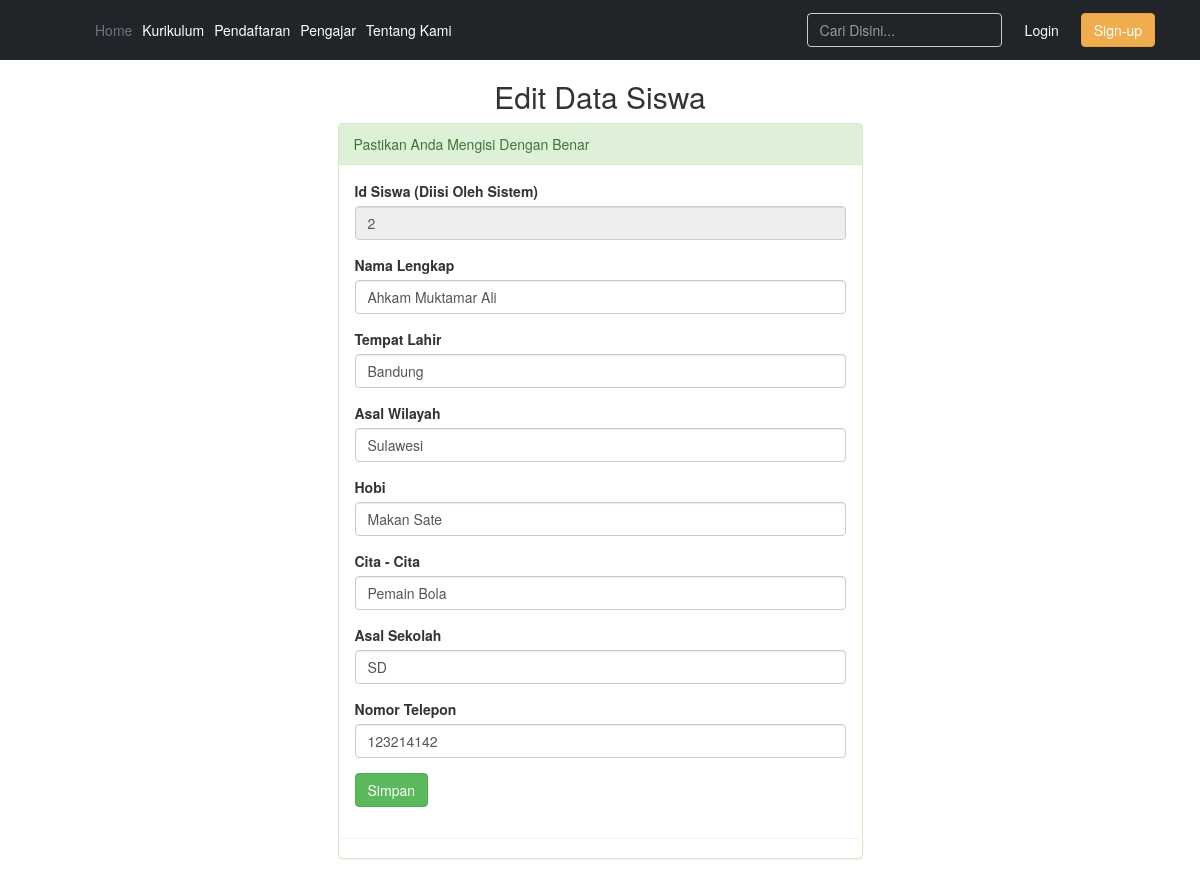
Page /proses/edit.php?id=2 on the committed database.
### tables this page shows
CREATE TABLE `pendaftaran` (
  `id` int(11) NOT NULL,
  `nama` varchar(255) NOT NULL,
  `tempatlahir` varchar(255) NOT NULL,
  `asal` varchar(255) NOT NULL,
  `hobi` varchar(255) NOT NULL,
  `citacita` varchar(255) NOT NULL,
  `asalsekolah` varchar(10) NOT NULL,
  `telepon` varchar(13) NOT NULL
);

### proses/edit.php (the view, shortened to what this page needs)
<?php
include("../style/header.php");
include("../database/koneksi.php");
$id = $_GET['id'];
$sql = "SELECT * FROM pendaftaran WHERE id=$id";
$query = mysqli_query($conn, $sql);
$siswa = mysqli_fetch_assoc($query);
?>
<!DOCTYPE html>
<html>
<head>
    <link rel="stylesheet" type="text/css" href="https://stackpath.bootstrapcdn.com/bootstrap/3.4.1/css/bootstrap.min.css">
</head>
<body>
<div class="container">
    <form action="/proses/proses-edit.php" method="POST">
    <div class="col-lg-6 col-lg-offset-3">
			<h2><center>Edit Data Siswa</h2>
			<div class="panel panel-success">
				<div class="panel-heading">
					Pastikan Anda Mengisi Dengan Benar
                </div>
            <div class="panel panel-body">
            <div class="form-group">
                <label for="id">Id Siswa (Diisi Oleh Sistem)</label>
                <input type="number" name="id" value="<?php echo $siswa['id'] ?>" class="form-control" readonly/>
            </div>
            <div class="form-group">
                <label for="nama">Nama Lengkap</label>
                <input type="text" name="nama" placeholder="Nama Lengkap" value="<?php echo $siswa['nama'] ?>" class="form-control"/>
            </div>
            <div class="form-group">
                <label for="tempatlahir">Tempat Lahir</label>
                <input type="text" name="tempatlahir" placeholder="Tempat Lahir" value="<?php echo $siswa['tempatlahir'] ?>" class="form-control"/>
            </div>
            <div class="form-group">
                <label for="asal">Asal Wilayah</label>
                <input type="text" name="asal" placeholder="Bandung" value="<?php echo $siswa['asal'] ?>" class="form-control"/>
            </div>
            <div class="form-group">
                <label for="hobi">Hobi</label>
                <input type="text" name="hobi" placeholder="Bermain Bola" value="<?php echo $siswa['hobi'] ?>" class="form-control"/>
            </div>
            <div class="form-group">
                <label for="citacita">Cita - Cita</label>
                <input type="text" name="citacita" placeholder="Pilot" value="<?php echo $siswa['citacita'] ?>" class="form-control"/>
            </div>
            <div class="form-group">
                <label for="asalsekolah">Asal Sekolah</label>
                <input type="text" name="asalsekolah" placeholder="SMP 18 Turki" value="<?php echo $siswa['asalsekolah'] ?>" class="form-control"/>
            </div>
            <div class="form-group">
                <label for="telepon">Nomor Telepon</label>
                <input type="number" name="telepon" placeholder="6281234567890" value="<?php echo $siswa['telepon'] ?>" class="form-control"/>
            </div>
            <div class="form-group">
				<button value="simpan" class="btn btn-success send" name="simpan">Simpan</button>
			</div>
    </div>
</div>
    </form>
</div>
    </body>
</html>

### rows in the picture
pendaftaran: id "2", nama "Ahkam Muktamar Ali", tempatlahir "Bandung", asal "Sulawesi", hobi "Makan Sate", citacita "Pemain Bola", asalsekolah "SD", telepon "123214142"
